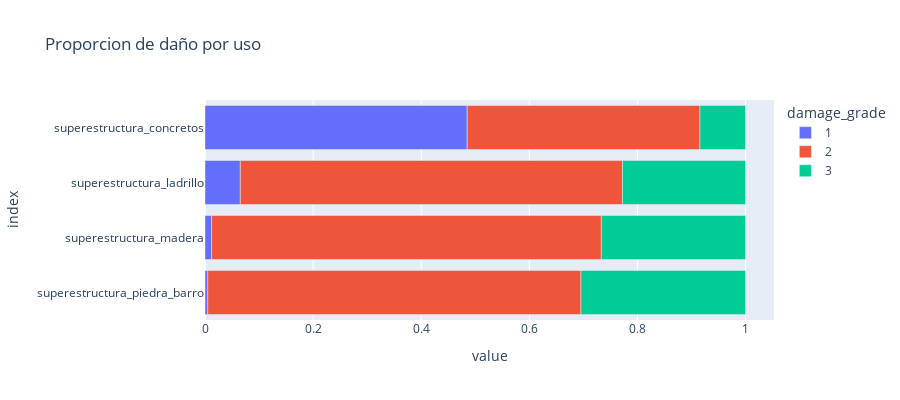

Notebook code for this chart:
### Code cell
fig = px.bar(edificiosAltosPorcentajes, x=edificiosAltosPorcentajes.columns, y=edificiosAltosPorcentajes.index,
             orientation='h',
             height=400,
             title='Proporcion de daño por uso')
fig.show()

### Figure 1 — Plotly figure (JSON) as saved in the notebook; plotly's stock layout.template omitted (floating-point values rounded to 4 significant figures)
{"data": [{"alignmentgroup": "True", "hovertemplate": "damage_grade=1<br>value=%{x}<br>index=%{y}<extra></extra>", "legendgroup": "1", "marker": {"color": "#636efa"}, "name": "1", "offsetgroup": "1", "orientation": "h", "showlegend": true, "textposition": "auto", "type": "bar", "x": [0.005144, 0.01222, 0.06534, 0.4851], "xaxis": "x", "y": ["superestructura_piedra_barro", "superestructura_madera", "superestructura_ladrillo", "superestructura_concretos"], "yaxis": "y"}, {"alignmentgroup": "True", "hovertemplate": "damage_grade=2<br>value=%{x}<br>index=%{y}<extra></extra>", "legendgroup": "2", "marker": {"color": "#EF553B"}, "name": "2", "offsetgroup": "2", "orientation": "h", "showlegend": true, "textposition": "auto", "type": "bar", "x": [0.6903, 0.721, 0.707, 0.4306], "xaxis": "x", "y": ["superestructura_piedra_barro", "superestructura_madera", "superestructura_ladrillo", "superestructura_concretos"], "yaxis": "y"}, {"alignmentgroup": "True", "hovertemplate": "damage_grade=3<br>value=%{x}<br>index=%{y}<extra></extra>", "legendgroup": "3", "marker": {"color": "#00cc96"}, "name": "3", "offsetgroup": "3", "orientation": "h", "showlegend": true, "textposition": "auto", "type": "bar", "x": [0.3045, 0.2668, 0.2277, 0.08436], "xaxis": "x", "y": ["superestructura_piedra_barro", "superestructura_madera", "superestructura_ladrillo", "superestructura_concretos"], "yaxis": "y"}], "layout": {"barmode": "relative", "height": 400, "legend": {"title": {"text": "damage_grade"}, "tracegroupgap": 0}, "title": {"text": "Proporcion de daño por uso"}, "xaxis": {"anchor": "y", "domain": [0, 1], "title": {"text": "value"}}, "yaxis": {"anchor": "x", "domain": [0, 1], "title": {"text": "index"}}}}
